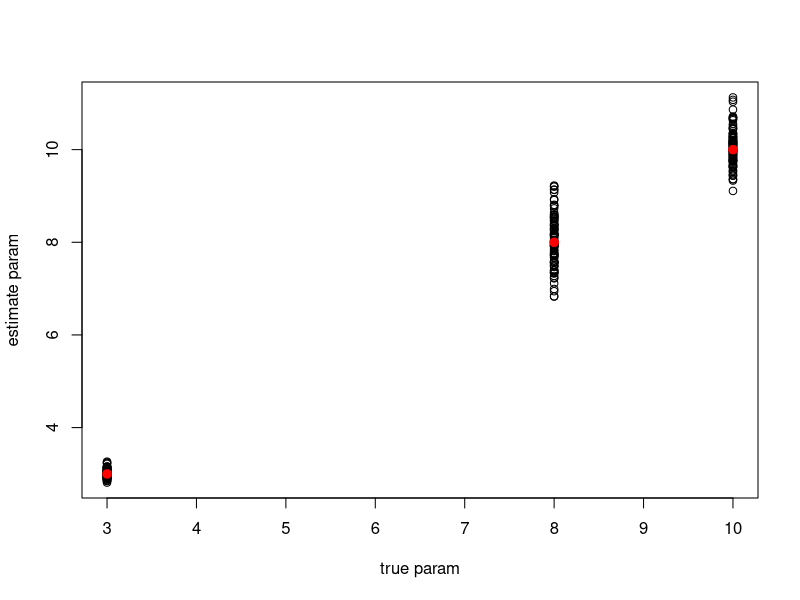

Reproduce this figure in R.
## ---- chunk 1
LL = function(param, x){
  a0 = param[1]   #shape for prior
  d0 = param[2]   #rate for prior
  a1 = param[3]   #shape for sampling model
  
  n = length(x)
  
  C = d0 + a1 * x
  
  res = n * (lgamma(a0 + a1) - lgamma(a0) - lgamma(a1) + a0 * log(d0) + a1 * log(a1)) + sum((a1 - 1) * log(x)) - sum((a0 + a1) * log(C))
  
  return(-res)
  
}

###true parameter
a0 = 3
d0 = 10
a1 = 8

###optimize N = 100times
N = 100
est.a0 = rep(0,N)
est.d0 = rep(0,N)
est.a1 = rep(0,N)

for(i in 1:100){
  wt <- 1 / rgamma( 10000, shape=a0, rate= d0 ) 
  dt <- rgamma( 10000, shape=a1, rate=(a1/wt) )
  fit3 <- suppressMessages(nlminb( start=c(1,5,10), objective=LL, x=dt, lower=c(0,0,0) ))
  est.a0[i] = fit3$par[1]
  est.d0[i] = fit3$par[2]
  est.a1[i] = fit3$par[3]
}

plot(c(rep(c(a0,d0,a1),each = N)) ,c(est.a0,est.d0,est.a1), 
     xlab = "true param", ylab = "estimate param")
points(a0,a0,col = "red", pch = 19, lwd = 2)
points(d0,d0,col = "red", pch = 19, lwd = 2)
points(a1,a1,col = "red", pch = 19, lwd = 2)

